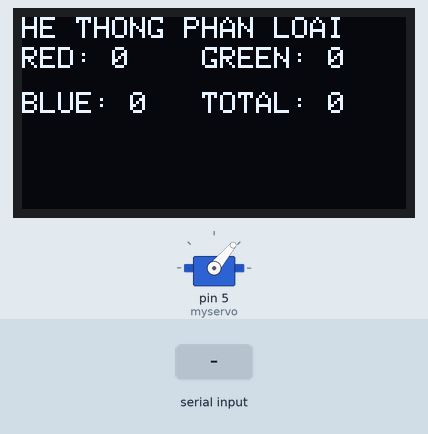
Bench run of a sketch on a simulated Arduino Uno, built with avr-gcc and run on an emulated ATmega328P. Parts: 128×64 one-colour display, servo. Inputs (shaded band) come from the test bench.

Above: at 2.2 s.
2.3 s: "G" received over Serial
At 3.5 s:
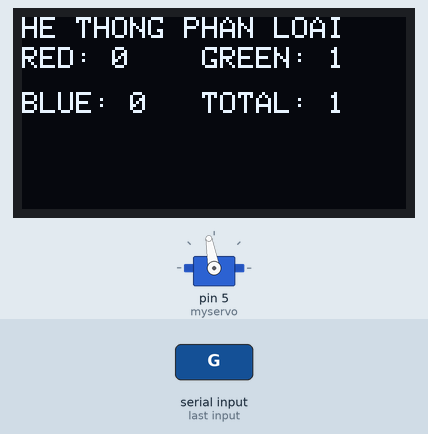
3.8 s: "B" received over Serial
At 4.6 s:
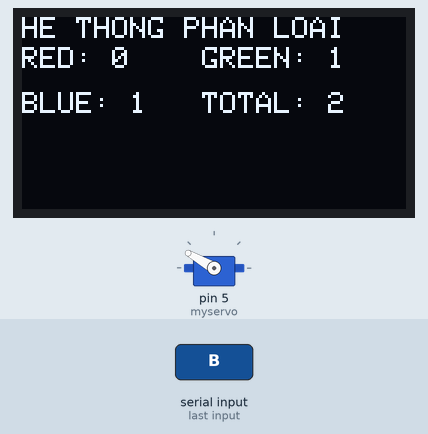
5.3 s: "R" received over Serial
At 6.7 s:
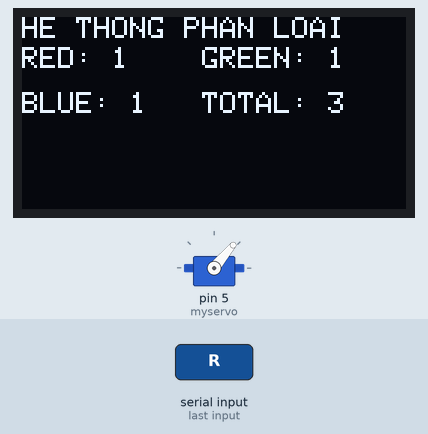
Timing chart, 0 to 8.3 s (numbered marks = the images above; inputs shaded):
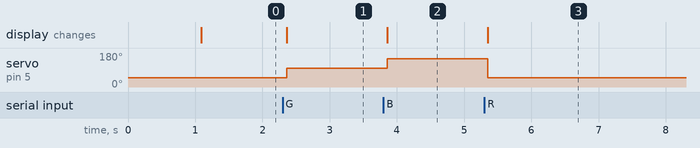

The sketch:

HienThiOLED.ino
```cpp
#include <Servo.h>
#include <Adafruit_GFX.h>
#include <Adafruit_SSD1306.h>
//Adafruit_SSD1306 display(128, 64, &Wire, -1);
#define OLED_RESET 4
Adafruit_SSD1306 display(OLED_RESET);

int count_R = 0;
int count_G = 0;
int count_B = 0;
int count_T = 0;

Servo myservo;

void setup()
{
  Serial.begin(115200);

  // Khởi tạo màn hình OLED
  display.begin(SSD1306_SWITCHCAPVCC, 0x3C);
  display.clearDisplay();
  display.setTextSize(1);
  display.setTextColor(WHITE);
  display.setCursor(0, 0);
  display.display();
  // Set chân và góc servo
  myservo.attach(5);
  myservo.write(50);

  delay(1000);
}

void loop()
{
  String data = "";
  while (Serial.available() > 0)
  {
    char c = Serial.read();
    data += c;
    delay(2);
  }
  data.trim();
  if (data != "")
  {
    if (data == "R")
    {
      count_R += 1;
      //if (count_R > prev_count_R)
        myservo.write(50);
        //delay(5);
    }

    if (data == "G")
    {
      count_G += 1;
      //if (count_G > prev_count_G)
        myservo.write(100);
        //delay(5);
    }

    if (data == "B")
    {
      count_B += 1;
      //if (count_B > prev_count_B)
        myservo.write(150);
        //delay(5);
    }
    data = "";
  }

  // Cập nhật giá trị trạng thái trước đó
  //prev_count_R = count_R;
  //prev_count_G = count_G;
  //prev_count_B = count_B;
  count_T = count_R + count_G + count_B;
  updateDisplay();
}

void displayOLED()
{
  display.clearDisplay();
  display.setTextSize(1);
  display.setTextColor(WHITE);

  display.setCursor(0, 0);
  display.print("HE THONG PHAN LOAI");

  display.setCursor(0, 10);
  display.print("RED: ");
  display.print(count_R);

  display.setCursor(60, 10);
  display.print("GREEN: ");
  display.print(count_G);

  display.setCursor(0, 25);
  display.print("BLUE: ");
  display.print(count_B);

  display.setCursor(60, 25);
  display.print("TOTAL: ");
  display.print(count_T);

  display.display();
}

void updateDisplay()
{
  displayOLED();
}
```

Measured:
- after the input at 2.3 s, servo on pin 5 (myservo): 50° → 100° after 0.06 s; the display: changes after 0.06 s (image 1)
- after the input at 3.8 s, servo on pin 5 (myservo): 100° → 150° after 0.06 s; the display: changes after 0.06 s (image 2)
- after the input at 5.3 s, servo on pin 5 (myservo): 150° → 50° after 0.05 s; the display: changes after 0.05 s (image 3)
